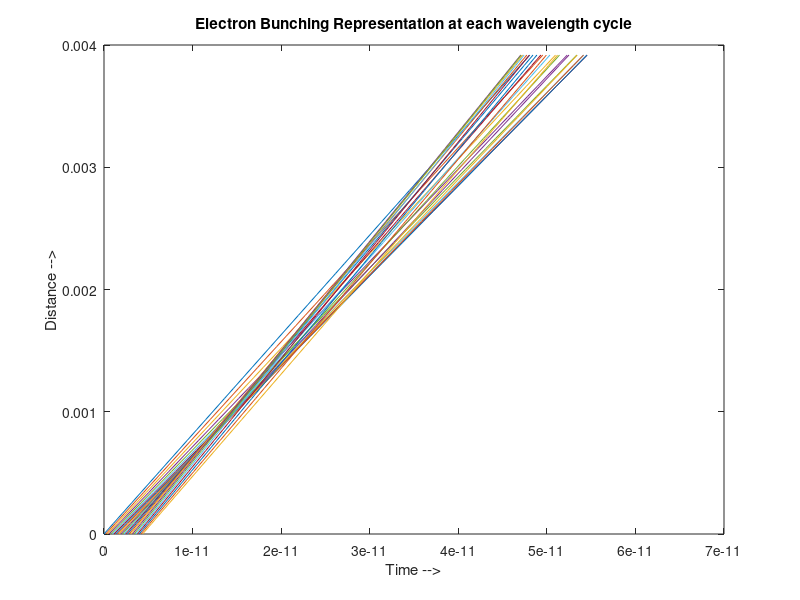
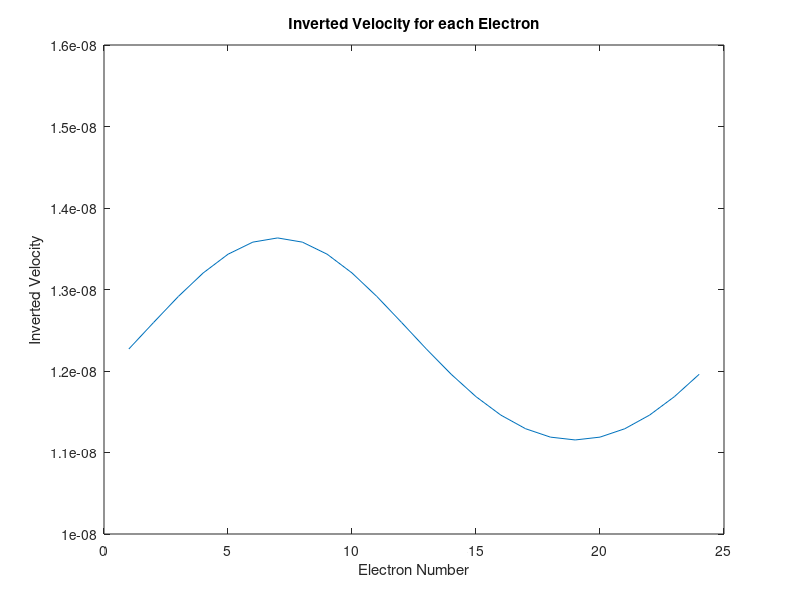
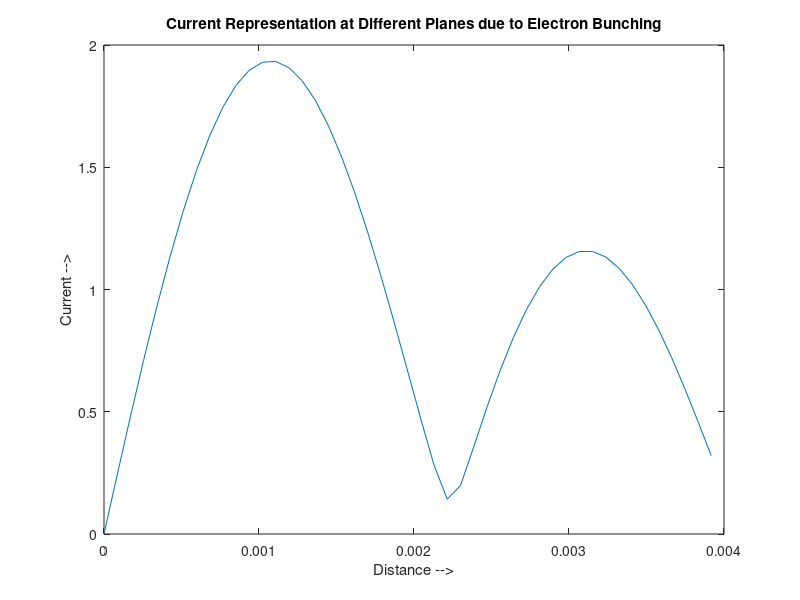
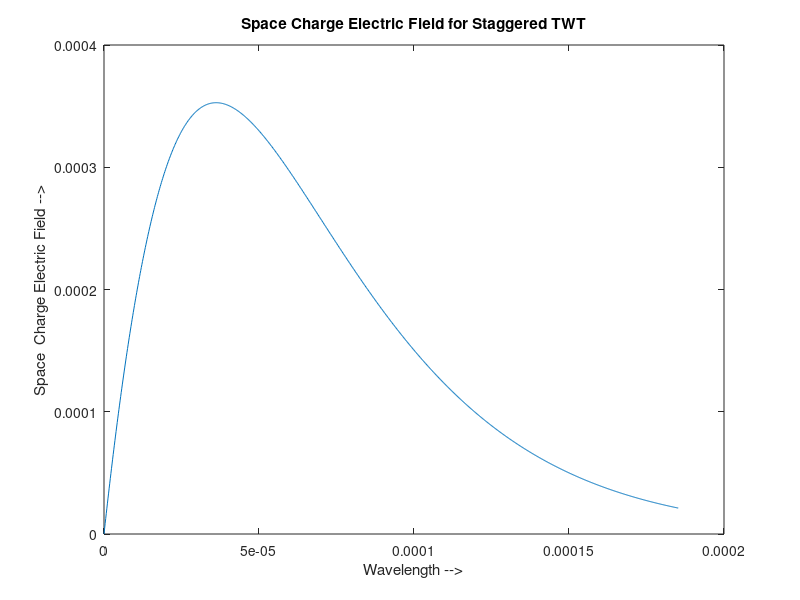

These charts were generated, in order, by the following MATLAB code:
%________________________________________________
%Simulation Code for Staggered Double Vane       |
%Traveling Wave Tube                             |
%________________________________________________|
%Author: Aakash Bansal                           |
%Dated : 13th July 2017                          |
%Place : MWT Division, CSIR-CEERI, Pilani        |
%Guide : Dr. Vishnu Srivastava, Emeritus Sci.    |
%________________________________________________|

close all
clear all
clc

%________________________________________________
%Constant Values                                 |
%________________________________________________|
c = 299792458;      %Speed of Light              |
e = 1.6*10^(-19);   %Electron Charge             |
m = 9.11*10^(-31);  %Mass of Electron            |
ep0=8.85*10^(-12);  %Permittivity of Free Space  |
%________________________________________________|

%________________________________________________
%Variable Values                                 |
%________________________________________________|
F = 220000000000;   %Operating Frequency         |
I = 100;            %Beam Current in mA          |
V = 20;             %Beam Voltage in kV          |
BW= 50660000000;    %BandWidth of the RF Signal  |
Beam_T = 100;       %Beam Thickness in um        |
Beam_W = 600;       %Beam Width in um            |
ND = 24;            %Number of Disc(or electrons)|
NZ = 16;            %Number of Steps per Lambda_e|
Ln = 0.004;         %Length of Tube in m         |
Pin= 1;             %Input Power of RF Signal    |
%________________________________________________|

%Calculating Beam Velocity
%Using Equation 1 specified in the documentation
u0 = c*sqrt(1-1/(1+(V/511))^2);
%Calculating Axial Propagation Constant 
%Using equation 2 specified in the documentation
Beta = 2*pi*F/u0;
%Calculating Pitch
Pitch = 2.5*pi/Beta;
%Calculating Gap
Gap = 0.3*Pitch;
%Calculating Vane Thickness
V_Thick = Pitch - Gap;
%Calculating Beam Tunnel Height
A = 1/Beta;
B_T_Height = 2*A;
%Calculating Vane Height
V_Height = 3 * B_T_Height;
%Calculating Total Height
H = (2*V_Height) + B_T_Height;
%Calculating upper and lower cutoff frequency
Fu = F + BW/2;
Fl = F - BW/2;
%Calculating Width of the Rectangular Waveguide
W = c/(2*Fl);
%Calculating Current Density
J = (I*10^5)/(Beam_T*Beam_W);
%Calculating Wavelength
Lambda = 2*pi/Beta;
%Calculating Charge
q = (J*Beam_T*Beam_W)/(1000000*ND*6*F);
%Calculating Impedance - This is for Helix and needs to be updated for
%staggered later
k = 2*pi*F/c;
Gamma = sqrt((Beta^2) - (k^2));
%N is SlowDown Factor
N = Beta/k;
a = 2*A;
num = (((besseli(0,(Gamma*a)))^2)-((besseli(1,(Gamma*a)))^2))*N;
den = ((2*(besseli(0,(Gamma*a)))*(besseli(1,(Gamma*a))))-((besseli(0,(Gamma*a)))^2)+((besseli(1,(Gamma*a)))^2));
Z = (120/(Gamma*a))*((Gamma^4)/(Beta^4))*(num/den);
%Calculating Electric Field
E0 = Beta*sqrt(2*Z*Pin);
%Initializing Conditions at plane, k=1
dz = c/(F*NZ);
NS = round(Ln/dz);

for j =1:ND
    t(1,j) = (j-1)*Lambda/(ND*u0);
    ui(j) = u0 - u0*0.1*sin(2*pi*F*t(1,j));
    uin(j) = 1/ui(j);
end
z(1) = 0;
Acc(1:NS) = 0;
%Calculating Conditions for other planes
for k=1:NS-1
    for j=1:ND
        %Acc(k+1) = (e*E0*sin(2*pi*F*t(k+1,2))/m)*((1-(u0/c)^2)^(3/2))*((uin(k))^3);
        %uin(k+1,j) = uin(k,j) + 0.1*sin();
        t(k+1,j) = t(k,j) + dz*uin(j);
    end
    z(k+1) = z(k) + dz;
end
%Plotting Electron Bunching
for j = 1:ND
    plot(t(:,j),z);
    hold on
end
xlabel('Time -->');
ylabel('Distance -->');
title('Electron Bunching Representation at each wavelength cycle');
figure;
plot(uin);
title('Inverted Velocity for each Electron');
xlabel('Electron Number');
ylabel('Inverted Velocity');
current_constant = 2*F*q*Beam_T;
ang_f = 2*pi*F;
for j=1:NS
    val(j,:) = exp(-1i*ang_f*t(j,:));
end
for j=1:NS
    irf(j) = current_constant*abs(sum(val(j,:)))/I;
end
figure;
plot(z,irf);
title('Current Representation at Different Planes due to Electron Bunching');
xlabel('Distance -->');
ylabel('Current -->');

%Calculating Space Charge Electric Field (E_sc) for rectangular sheet beam

X = 0:Lambda/2000:Lambda/2;
E_rough = 0;
E_const = 2*I*c*c*(10^(-12))/(pi*W*B_T_Height*Beam_T*Beam_W);
for b = 1:1001
    for l = 1:20
        for m = 1:20
            E_rough = E_rough + (2*B_T_Height/(l*pi))*(2*W/(m*pi))*sin(m*pi*Beam_W/(2*W*1000000))*((sin(m*pi/2))^2)*exp(-1*pi*m*X(b)/W)*sin(l*pi*Beam_T/(2*B_T_Height*1000000)*((sin(l*pi/2))^2))*exp(-1*pi*l*X(b)/B_T_Height)*X(b);
        end
    end
    E_sc(b) = E_const*E_rough;
    E_rough = 0;
end
E_sc_total = sum(E_sc);
figure;
plot(X,E_sc);
title('Space Charge Electric Field for Staggered TWT');
xlabel('Wavelength -->');
ylabel('Space  Charge Electric Field -->');

%Calculating Force due to Space Charge Electric Field
Force = q*E_sc;
figure;
plot(X,Force);
title('Force Representation for Rectangular Sheet Beam');
xlabel('Wavelength -->');
ylabel('Force -->');

%Force Calculations using VS Formula
vs_rough = 0;
vs_a = sqrt(W*B_T_Height/pi);
vs_b = sqrt(Beam_T*Beam_W/pi);
mu = [3.831706 7.015586 10.173468 13.323692 16.470630]./vs_a;
vs_const = (4*q*q/(pi*ep0*vs_a*vs_a*vs_b*vs_b*dz*dz));
for b = 1:1001
    for m = 1:5
        if(X(b)<dz)
            vs_rough = vs_rough + ((besselj(1,(mu(m)*vs_b))^2)/((mu(m)^4)*(besselj(1,(mu(m)*vs_a))^2)))*(1-exp(-1*mu(m)*sign(X(b))*X(b))-(exp(-mu(m)*dz)*sinh(mu(m)*sign(X(b))*X(b))));
        else
            %vs_rough = vs_rough + exp(-mu(m)*X(b));
            vs_rough = vs_rough + ((besselj(1,(mu(m)*vs_b))^2)/((mu(m)^4)*(besselj(1,(mu(m)*vs_a))^2)))*(2*((sinh(mu(m)*dz/2))^2)*exp(-mu(m)*X(b)));
        end
    end
    vs_Force(b) = vs_const*vs_rough;
    vs_rough = 0;
end
figure;
plot(X,vs_Force);
title('Force Representation for Cylindrical Beam');
xlabel('Distance -->');
ylabel('Force -->');

CD_Rec = I/(pi*vs_b*vs_b*u0);
CD_Cyl = I/(Beam_T*Beam_W*u0);